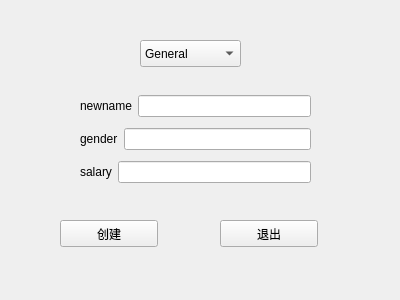
<?xml version="1.0" encoding="UTF-8"?>
<ui version="4.0">
 <class>thirdwindow</class>
 <widget class="QWidget" name="thirdwindow">
  <property name="geometry">
   <rect>
    <x>0</x>
    <y>0</y>
    <width>400</width>
    <height>300</height>
   </rect>
  </property>
  <property name="windowTitle">
   <string>Form</string>
  </property>
  <widget class="QPushButton" name="create_newusr">
   <property name="geometry">
    <rect>
     <x>60</x>
     <y>220</y>
     <width>98</width>
     <height>27</height>
    </rect>
   </property>
   <property name="text">
    <string>创建</string>
   </property>
  </widget>
  <widget class="QPushButton" name="pushButton_2">
   <property name="geometry">
    <rect>
     <x>220</x>
     <y>220</y>
     <width>98</width>
     <height>27</height>
    </rect>
   </property>
   <property name="text">
    <string>退出</string>
   </property>
  </widget>
  <widget class="QComboBox" name="comboBox">
   <property name="geometry">
    <rect>
     <x>140</x>
     <y>40</y>
     <width>101</width>
     <height>27</height>
    </rect>
   </property>
   <item>
    <property name="text">
     <string>General</string>
    </property>
   </item>
   <item>
    <property name="text">
     <string>Artisan</string>
    </property>
   </item>
   <item>
    <property name="text">
     <string>Market</string>
    </property>
   </item>
   <item>
    <property name="text">
     <string>Part_time</string>
    </property>
   </item>
  </widget>
  <widget class="QWidget" name="">
   <property name="geometry">
    <rect>
     <x>80</x>
     <y>90</y>
     <width>231</width>
     <height>101</height>
    </rect>
   </property>
   <layout class="QVBoxLayout" name="verticalLayout">
    <item>
     <layout class="QHBoxLayout" name="horizontalLayout">
      <item>
       <widget class="QLabel" name="label">
        <property name="text">
         <string>newname</string>
        </property>
       </widget>
      </item>
      <item>
       <widget class="QLineEdit" name="newname"/>
      </item>
     </layout>
    </item>
    <item>
     <layout class="QHBoxLayout" name="horizontalLayout_2">
      <item>
       <widget class="QLabel" name="label_2">
        <property name="text">
         <string>gender</string>
        </property>
       </widget>
      </item>
      <item>
       <widget class="QLineEdit" name="gender"/>
      </item>
     </layout>
    </item>
    <item>
     <layout class="QHBoxLayout" name="horizontalLayout_3">
      <item>
       <widget class="QLabel" name="label_3">
        <property name="text">
         <string>salary</string>
        </property>
       </widget>
      </item>
      <item>
       <widget class="QLineEdit" name="salary"/>
      </item>
     </layout>
    </item>
   </layout>
  </widget>
 </widget>
 <resources/>
 <connections>
  <connection>
   <sender>pushButton_2</sender>
   <signal>clicked()</signal>
   <receiver>thirdwindow</receiver>
   <slot>close()</slot>
   <hints>
    <hint type="sourcelabel">
     <x>271</x>
     <y>240</y>
    </hint>
    <hint type="destinationlabel">
     <x>341</x>
     <y>269</y>
    </hint>
   </hints>
  </connection>
 </connections>
</ui>
